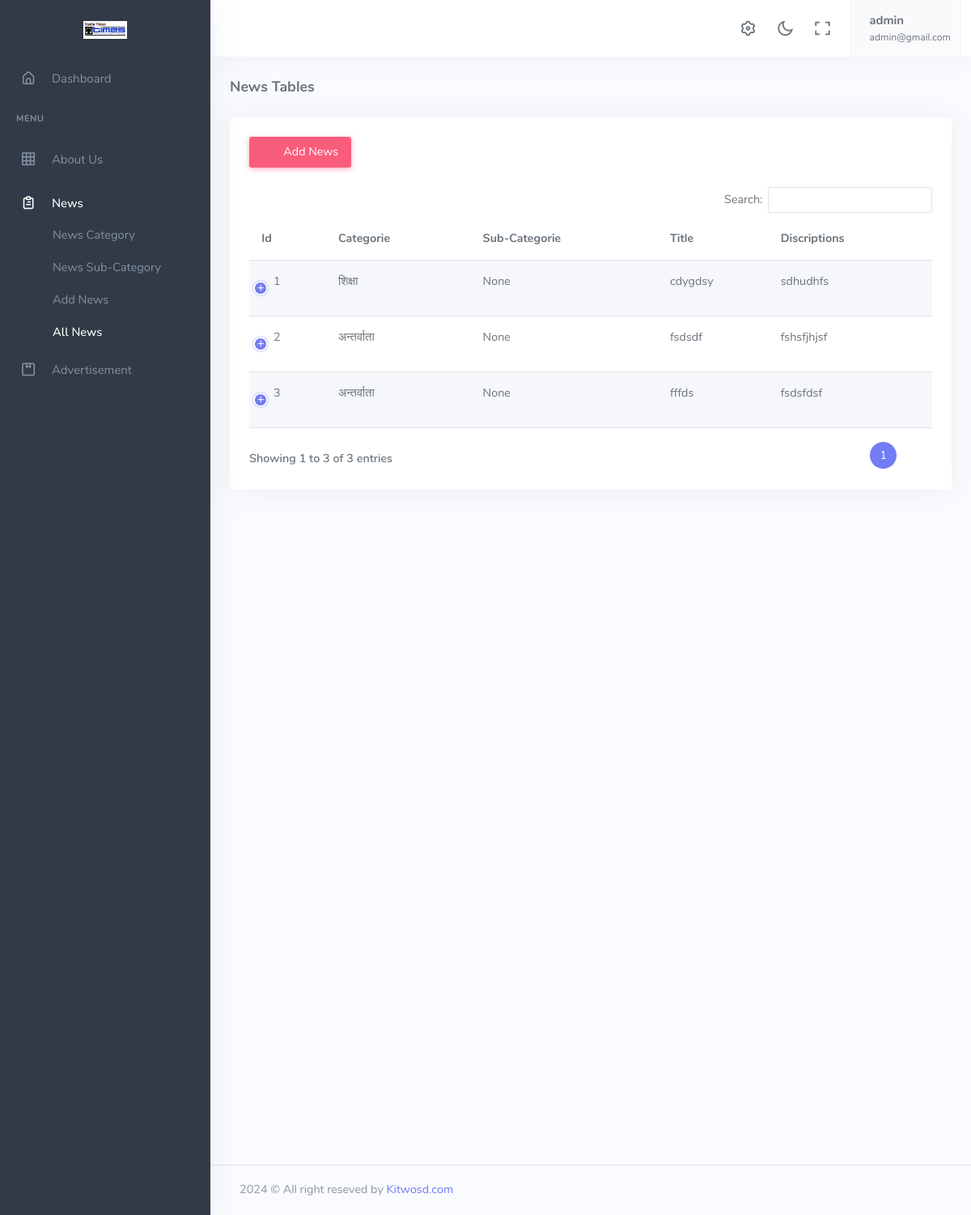
The app's page /dashboard/news (signed in) with its own data.
### account/models.py (models this page shows, shortened)
class User(AbstractBaseUser, PermissionsMixin):
  email = models.EmailField(
      verbose_name='Email',
      max_length=255,
      unique=True,
  )
  fullname = models.CharField(max_length=200)
  is_editor = models.BooleanField(default=False)
  is_active = models.BooleanField(default=True)
  is_staff= models.BooleanField(default=True)
  phone_No = models.CharField(max_length=150, null=True, blank=True)
  image = models.ImageField(upload_to="image/", null=True, blank=True)
  address = models.CharField(max_length=150, null=True, blank=True)
  created_at = models.DateField(auto_now_add=True, null=True, blank=True)
  updated_at = models.DateField(auto_now=True, null=True, blank=True)
  objects = UserManager()
  USERNAME_FIELD = 'email'
  REQUIRED_FIELDS = ['fullname','phone_No']

### app/models.py (models this page shows, shortened)
class AboutUS(models.Model):
    logo= models.ImageField(upload_to='logoimage/')
    title = models.CharField(max_length=1000)
    address = models.CharField(max_length=1000)
    email = models.EmailField()
    website = models.URLField()
    DepartmentRegistrationNo = models.CharField(max_length=150)
    contactNo= models.CharField(max_length=15)
    editor = models.CharField(max_length=200)
    facebookUrl =models.URLField(null=True, blank=True)
    twitterUrl =models.URLField(null=True, blank=True)
    youtubeUrl =models.URLField(null=True, blank=True)
    tiktokUrl = models.URLField(null=True, blank=True)
    locationUrl=models.URLField(null=True, blank=True,max_length=1000)
    class Meta:
        ordering =['-id',]

class News(models.Model):
    categorie= models.ForeignKey(MainCategorie, on_delete=models.CASCADE, related_name='mainCtg')
    subCategorie = models.ForeignKey(SubCategorie, on_delete=models.CASCADE, related_name='subCtg', null=True, blank=True)
    title = models.CharField(max_length=150)
    image = models.ImageField(upload_to='newsimage/')
    discriptions = RichTextField()
    news_slug =CustomAutoSlugField(populate_from='title', unique=True, always_update=True)
    create_date = models.CharField(max_length=50,null=True, blank=True, default=nepali_datetime.date.today().strftime('(%K-%N-%G)'), editable=False)  #max_length=200,default=nepali_datetime.date.today().strftime("%d-%B-%Y")
    update_date = models.DateTimeField(auto_now=True)
    trending= models.BooleanField(default=False)
    class Meta:
        ordering = ['-id',]
        verbose_name = "News"
        verbose_name_plural = "News"

class MainCategorie(models.Model):
    categorie_name = models.CharField(max_length=150)
    main_ctg_slug = CustomAutoSlugField(populate_from = 'categorie_name', unique=True, default=None)
    ordering =models.PositiveIntegerField()
    class Meta:
        ordering =['ordering',]
    def __str__(self):
        return self.categorie_name

### app2/decorators.py (the view)
    def wrapper_fun(request, *args, **kwargs):
        if request.user.is_authenticated:
            return view_fun(request, *args, **kwargs)
        else:
            messages.warning(request,"Login required...")
            return redirect('dashboard:login')

### app/context_processors.py (called while the page is built)
def mainCategories(request):
    allCategories = MainCategorie.objects.all().order_by('ordering')
    subcategories = SubCategorie.objects.all().order_by('ordering')
    return({
        'allCategories':allCategories,
        'subcategories':subcategories,
        'sidemenu': allCategories,
        'othermenu[10:]':allCategories,
    })

def aboutUs(request):
    about = AboutUS.objects.first()
    return({
        'about':about,
    })

def horizontal_ad(request):
    ad = HorizontalAds.objects.filter(positionNumber='first',page='home_page', show=True).first()
    return({
        'horizontal_ad':ad,
    })

def verticle_ad(request):
    ad = VerticleAds.objects.all()
    return({
        'verticle_ad':ad,
    })

def video(request):
    vd = Video.objects.all()
    return({
        'video':vd,
    })

### app2/views.py (called while the page is built)
@login_required
def newsList(request):
    allnews = News.objects.all()
    return render(request,'app2/news_table.html',{'allNews':allnews})

### app2/templates/app2/news_table.html (shortened to what this page needs)
{% load static %}
<!DOCTYPE html>
<html lang="en">
    <head>
        <link rel="stylesheet" href="{% static 'app2/assets/vendor/jquery-toast-plugin/jquery.toast.min.css'%}">
        <link href="{% static 'app2/assets/css/app-saas.min.css'%}" rel="stylesheet" type="text/css" id="app-style" />
        <link href="{% static 'app2/assets/css/icons.min.css'%}" rel="stylesheet" type="text/css" />
        <link href="{% static 'app2/assets/vendor/bootstrap-datepicker/css/bootstrap-datepicker.min.css'%}" rel="stylesheet" type="text/css" />
        <link href="{% static 'app2/assets/vendor/select2/css/select2.min.css'%}" rel="stylesheet" type="text/css" />
        <link href="{% static 'app2/assets/vendor/datatables.net-bs5/css/dataTables.bootstrap5.min.css'%}" rel="stylesheet" type="text/css" />
        <link href="{% static 'app2/assets/vendor/datatables.net-responsive-bs5/css/responsive.bootstrap5.min.css'%}" rel="stylesheet" type="text/css" />
        <link href="{% static 'app2/assets/css/app-saas.min.css'%}" rel="stylesheet" type="text/css" id="app-style" />
        <link href="{% static 'app2/assets/css/icons.min.css'%}" rel="stylesheet" type="text/css" />
        <link href="https://cdn.jsdelivr.net/npm/summernote@0.8.16/dist/summernote-lite.min.css" rel="stylesheet">
    </head>
    <link rel="stylesheet" href="https://maxcdn.bootstrapcdn.com/font-awesome/4.7.0/css/font-awesome.min.css">
    <body>
        <div class="wrapper">
            <div class="navbar-custom">
                <div class="topbar container-fluid">
                    <div class="d-flex align-items-center gap-lg-2 gap-1">
                        <button class="button-toggle-menu">
                            <i class="mdi mdi-menu"></i>
                        </button>
                    </div>
                    <ul class="topbar-menu d-flex align-items-center gap-3">
                        <li class="d-none d-sm-inline-block">
                            <a class="nav-link" data-bs-toggle="offcanvas" href="#theme-settings-offcanvas">
                                <i class="ri-settings-3-line font-22"></i>
                            </a>
                        </li>
                        <li class="d-none d-sm-inline-block">
                            <div class="nav-link" id="light-dark-mode" data-bs-toggle="tooltip" data-bs-placement="left" title="Theme Mode">
                                <i class="ri-moon-line font-22"></i>
                            </div>
                        </li>
                        <li class="d-none d-md-inline-block">
                            <a class="nav-link" href="#" data-toggle="fullscreen">
                                <i class="ri-fullscreen-line font-22"></i>
                            </a>
                        </li>
                        <li class="dropdown">
                            <a class="nav-link dropdown-toggle arrow-none nav-user px-2" data-bs-toggle="dropdown" href="#" role="button" aria-haspopup="false" aria-expanded="false">
                                <span class="d-lg-flex flex-column gap-1 d-none">
                                    <h5 class="my-0"> {{request.user.fullname}}</h5>
                                    <h6 class="my-0 fw-normal">{{request.user.email}}</h6>
                                </span>
                            </a>
                        </li>
                    </ul>
                </div>
            </div>
            <div class="leftside-menu">
                <a href="#" class="logo logo-light">
                    <span class="logo-lg">
                        <img src="{{about.logo.url}}" class="img-fluid" alt="logo">
                    </span>
                </a>
                <div class="h-100" id="leftside-menu-container" data-simplebar>
                    <ul class="side-nav">
                        <li class="side-nav-item">
                            <a href="{% url 'dashboard:index' %}" class="side-nav-link">
                                <i class="uil-home-alt"></i>
                                <span> Dashboard </span>
                            </a>
                        </li>
                        <li class="side-nav-title">Menu</li>
                        <li class="side-nav-item">
                            <a data-bs-toggle="collapse" href="#sidebarPages2" aria-expanded="false" aria-controls="sidebarPages" class="side-nav-link">
                                <i class="uil-table"></i>
                                <span> About Us </span>
                                <span class="menu-arrow"></span>
                            </a>
                        </li>
                        <li class="side-nav-item">
                            <a data-bs-toggle="collapse" href="#sidebarPages" aria-expanded="false" aria-controls="sidebarPages" class="side-nav-link">
                                <i class="uil-clipboard-alt"></i>
                                <span> News </span>
                                <span class="menu-arrow"></span>
                            </a>
                            <div class="collapse" id="sidebarPages">
                                <ul class="side-nav-second-level">
                                    <li>
                                        <a href="{% url 'dashboard:mainCategorie' %}">News Category</a>
                                    </li>
                                    <li>
                                        <a href="{% url 'dashboard:subCategorie' %}">News Sub-Category</a>
                                    </li>
                                    <li>
                                        <a href="{% url  'dashboard:createnews' %}">Add News</a>
                                    </li>
                                    <li>
                                        <a href="{% url 'dashboard:allnews' %}">All News</a>
                                    </li>
                                </ul>
                            </div>
                        </li>
                        <li class="side-nav-item">
                            <a data-bs-toggle="collapse" href="#sidebarPages1" aria-expanded="false" aria-controls="sidebarPages" class="side-nav-link">
                                <i class="uil-package"></i>
                                <span> Advertisement </span>
                                <span class="menu-arrow"></span>
                            </a>
                        </li>
                    </ul>
                </div>
            </div>
            <div class="content-page">
                <div class="content">
                    <div class="container-fluid">
                        <div class="row">
                            <div class="col-12">
                                <div class="page-title-box">
                                    <h4 class="page-title">News Tables</h4>
                                </div>
                            </div>
                        </div>
                        <div class="row">
                            <div class="col-12">
                                <div class="card">
                                    <div class="card-body">
                                        <div class="row mb-2">
                                            <div class="col-sm-5">
                                                   <a href="{% url 'dashboard:createnews' %}" class="btn btn-danger mb-2"><i class="mdi mdi-plus-circle me-2"></i> Add News</a>
                                               </div>
                                           </div>
                                        <div class="tab-content ">
                                                <table id="datatable-buttons" class="table table-striped dt-responsive nowrap w-100 ">
                                                    <thead>
                                                        <tr>
                                                            <th >Id</th>
                                                            <th >Categorie</th>
                                                            <th>Sub-Categorie</th>
                                                            <th>Title</th>
                                                            <th>Discriptions</th>
                                                        </tr>
                                                    </thead>
                                                    <tbody>
                                        {%for item in allNews%}
                                        <tr>
                                            <td>
                                                {{forloop.counter}}
                                            </td>
                                            <td>
                                                {{item.categorie}}
                                            </td>
                                            <td>
                                                {{item.subCategorie}}
                                            </td>
                                            <td style="width:auto; text-align:justify;">
                                                {{item.title}}
                                            </td>
                                            <td style="width:auto; text-align:justify;">
                                                {{item.discriptions|safe}}
                                            </td>
                                        </tr>
                                        {%endfor%}
                                            </tbody>
                                        </table>
                                        </div>
                                    </div>
                                </div>
                            </div>
                        </div>
                    </div>
                </div>
                <footer class="footer">
                    <div class="container-fluid">
                        <div class="row">
                            <div class="col-md-6">
                                <script>document.write(new Date().getFullYear())</script> © All right reseved by <a href="https://kitwosd.com/" target="_blank">Kitwosd.com</a>
                            </div>
                        </div>
                    </div>
                </footer>
            </div>
        </div>
    </body>
</html>

### records on screen
User: user.fullname "admin", user.email "admin@gmail.com"
AboutUS: logo (picture)
News: categorie "शिक्षा", subCategorie "None", title "cdygdsy", discriptions "sdhudhfs"
News: categorie "अन्तर्वाता", subCategorie "None", title "fsdsdf", discriptions "fshsfjhjsf"
News: categorie "अन्तर्वाता", subCategorie "None", title "fffds", discriptions "fsdsfdsf"
